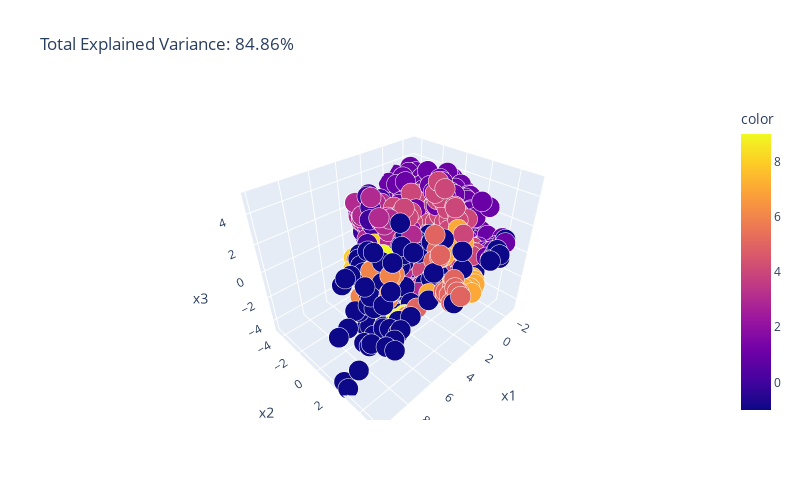

The notebook cell saved with this chart:
### Code cell
# try to clusterize data using the density based clustering algorithm DBSCAN the pca data
from sklearn.cluster import DBSCAN
from sklearn import metrics
from sklearn.datasets import make_blobs
from sklearn.preprocessing import StandardScaler

# #############################################################################
# Compute DBSCAN
db = DBSCAN(eps=4.5, min_samples=10).fit(x_pc)
core_samples_mask = np.zeros_like(db.labels_, dtype=bool)
core_samples_mask[db.core_sample_indices_] = True
labels = db.labels_
print(labels)

# Number of clusters in labels, ignoring noise if present.
n_clusters_ = len(set(labels)) - (1 if -1 in labels else 0)
print("Number of clusters:", n_clusters_)
print('Estimated number of clusters: %d' % n_clusters_)
print("Silhouette Coefficient: %0.3f"
      % metrics.silhouette_score(x_pc, labels))


# #############################################################################
# Plot result using plotly
import plotly.express as px
fig = px.scatter_3d(
    x_pc, x = "x1", y = "x2", z="x3", color=labels, size=0.1*np.ones(len(data_encoded)), opacity = 1,
    title=f'Total Explained Variance: {total_var:.2f}%',
    labels={'0': 'PC 1', '1': 'PC 2'},
    width=800, height=500
)
fig.show()

### Figure 1 — Plotly figure (JSON) as saved in the notebook; plotly's stock layout.template omitted (floating-point values rounded to 4 significant figures; data arrays with more than 128 entries replaced by an {"elided": "..."} marker saying what was removed)
{"data": [{"hovertemplate": "x1=%{x}<br>x2=%{y}<br>x3=%{z}<br>size=%{marker.size}<br>color=%{marker.color}<extra></extra>", "legendgroup": "", "marker": {"color": {"elided": "6606 int values"}, "coloraxis": "coloraxis", "opacity": 1, "size": {"elided": "6606 float values"}, "sizemode": "area", "sizeref": 0.00025, "symbol": "circle"}, "mode": "markers", "name": "", "scene": "scene", "showlegend": false, "type": "scatter3d", "x": {"elided": "6606 float values"}, "y": {"elided": "6606 float values"}, "z": {"elided": "6606 float values"}}], "layout": {"coloraxis": {"colorbar": {"title": {"text": "color"}}, "colorscale": [[0, "#0d0887"], [0.1111, "#46039f"], [0.2222, "#7201a8"], [0.3333, "#9c179e"], [0.4444, "#bd3786"], [0.5556, "#d8576b"], [0.6667, "#ed7953"], [0.7778, "#fb9f3a"], [0.8889, "#fdca26"], [1, "#f0f921"]]}, "height": 500, "legend": {"itemsizing": "constant", "tracegroupgap": 0}, "scene": {"domain": {"x": [0, 1], "y": [0, 1]}, "xaxis": {"title": {"text": "x1"}}, "yaxis": {"title": {"text": "x2"}}, "zaxis": {"title": {"text": "x3"}}}, "title": {"text": "Total Explained Variance: 84.86%"}, "width": 800}}
